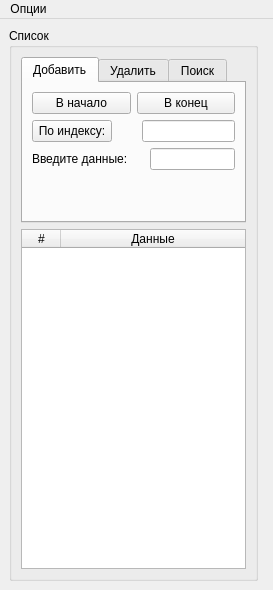
<?xml version="1.0" encoding="UTF-8"?>
<ui version="4.0">
 <class>MainWindow</class>
 <widget class="QMainWindow" name="MainWindow">
  <property name="geometry">
   <rect>
    <x>0</x>
    <y>0</y>
    <width>273</width>
    <height>590</height>
   </rect>
  </property>
  <property name="windowTitle">
   <string>MainWindow</string>
  </property>
  <widget class="QWidget" name="centralwidget">
   <layout class="QHBoxLayout" name="horizontalLayout">
    <item>
     <widget class="QGroupBox" name="groupBox">
      <property name="enabled">
       <bool>true</bool>
      </property>
      <property name="sizePolicy">
       <sizepolicy hsizetype="Preferred" vsizetype="Preferred">
        <horstretch>0</horstretch>
        <verstretch>0</verstretch>
       </sizepolicy>
      </property>
      <property name="minimumSize">
       <size>
        <width>0</width>
        <height>0</height>
       </size>
      </property>
      <property name="maximumSize">
       <size>
        <width>250</width>
        <height>16777215</height>
       </size>
      </property>
      <property name="title">
       <string>Список</string>
      </property>
      <layout class="QVBoxLayout" name="verticalLayout">
       <item>
        <widget class="QTabWidget" name="tabWidget">
         <property name="sizePolicy">
          <sizepolicy hsizetype="Preferred" vsizetype="Preferred">
           <horstretch>0</horstretch>
           <verstretch>0</verstretch>
          </sizepolicy>
         </property>
         <property name="minimumSize">
          <size>
           <width>0</width>
           <height>0</height>
          </size>
         </property>
         <property name="maximumSize">
          <size>
           <width>16777215</width>
           <height>180</height>
          </size>
         </property>
         <property name="currentIndex">
          <number>0</number>
         </property>
         <property name="usesScrollButtons">
          <bool>true</bool>
         </property>
         <property name="documentMode">
          <bool>false</bool>
         </property>
         <property name="tabBarAutoHide">
          <bool>true</bool>
         </property>
         <widget class="QWidget" name="tabInsert">
          <attribute name="title">
           <string>Добавить</string>
          </attribute>
          <layout class="QVBoxLayout" name="verticalLayout_2">
           <item>
            <layout class="QHBoxLayout" name="horizontalLayout_5">
             <item>
              <widget class="QPushButton" name="insertBegin">
               <property name="text">
                <string>В начало</string>
               </property>
              </widget>
             </item>
             <item>
              <widget class="QPushButton" name="insertEnd">
               <property name="text">
                <string>В конец</string>
               </property>
              </widget>
             </item>
            </layout>
           </item>
           <item>
            <layout class="QHBoxLayout" name="horizontalLayout_2">
             <item>
              <widget class="QPushButton" name="insertIndex">
               <property name="text">
                <string>По индексу:</string>
               </property>
              </widget>
             </item>
             <item>
              <spacer name="horizontalSpacer_4">
               <property name="orientation">
                <enum>Qt::Horizontal</enum>
               </property>
               <property name="sizeHint" stdset="0">
                <size>
                 <width>40</width>
                 <height>20</height>
                </size>
               </property>
              </spacer>
             </item>
             <item>
              <widget class="QLineEdit" name="editInsertIndex"/>
             </item>
            </layout>
           </item>
           <item>
            <layout class="QHBoxLayout" name="horizontalLayout_4">
             <item>
              <widget class="QLabel" name="label">
               <property name="text">
                <string>Введите данные:</string>
               </property>
              </widget>
             </item>
             <item>
              <spacer name="horizontalSpacer_2">
               <property name="orientation">
                <enum>Qt::Horizontal</enum>
               </property>
               <property name="sizeHint" stdset="0">
                <size>
                 <width>40</width>
                 <height>20</height>
                </size>
               </property>
              </spacer>
             </item>
             <item>
              <widget class="QLineEdit" name="editInsertValue">
               <property name="inputMask">
                <string/>
               </property>
               <property name="text">
                <string/>
               </property>
              </widget>
             </item>
            </layout>
           </item>
           <item>
            <spacer name="verticalSpacer_2">
             <property name="orientation">
              <enum>Qt::Vertical</enum>
             </property>
             <property name="sizeHint" stdset="0">
              <size>
               <width>20</width>
               <height>40</height>
              </size>
             </property>
            </spacer>
           </item>
          </layout>
         </widget>
         <widget class="QWidget" name="tabRemove">
          <attribute name="title">
           <string>Удалить</string>
          </attribute>
          <layout class="QVBoxLayout" name="verticalLayout_3">
           <item>
            <layout class="QHBoxLayout" name="horizontalLayout_6">
             <item>
              <widget class="QPushButton" name="removeBegin">
               <property name="text">
                <string>Первый</string>
               </property>
              </widget>
             </item>
             <item>
              <widget class="QPushButton" name="removeEnd">
               <property name="text">
                <string>Последний</string>
               </property>
              </widget>
             </item>
            </layout>
           </item>
           <item>
            <layout class="QHBoxLayout" name="horizontalLayout_3">
             <item>
              <widget class="QPushButton" name="removeIndex">
               <property name="text">
                <string>По индексу:</string>
               </property>
              </widget>
             </item>
             <item>
              <spacer name="horizontalSpacer_3">
               <property name="orientation">
                <enum>Qt::Horizontal</enum>
               </property>
               <property name="sizeHint" stdset="0">
                <size>
                 <width>40</width>
                 <height>20</height>
                </size>
               </property>
              </spacer>
             </item>
             <item>
              <widget class="QLineEdit" name="editRemoveIndex"/>
             </item>
            </layout>
           </item>
           <item>
            <widget class="QPushButton" name="clearContainer">
             <property name="text">
              <string>Очистить контейнер</string>
             </property>
            </widget>
           </item>
           <item>
            <spacer name="verticalSpacer">
             <property name="orientation">
              <enum>Qt::Vertical</enum>
             </property>
             <property name="sizeHint" stdset="0">
              <size>
               <width>20</width>
               <height>40</height>
              </size>
             </property>
            </spacer>
           </item>
          </layout>
         </widget>
         <widget class="QWidget" name="tabSearch">
          <attribute name="title">
           <string>Поиск</string>
          </attribute>
          <layout class="QVBoxLayout" name="verticalLayout_4">
           <item>
            <layout class="QHBoxLayout" name="horizontalLayout_8">
             <item>
              <widget class="QPushButton" name="searchValue">
               <property name="text">
                <string>По значению:</string>
               </property>
              </widget>
             </item>
             <item>
              <spacer name="horizontalSpacer_7">
               <property name="orientation">
                <enum>Qt::Horizontal</enum>
               </property>
               <property name="sizeHint" stdset="0">
                <size>
                 <width>40</width>
                 <height>20</height>
                </size>
               </property>
              </spacer>
             </item>
             <item>
              <widget class="QLineEdit" name="editSearchValue"/>
             </item>
            </layout>
           </item>
           <item>
            <widget class="QLabel" name="searchResult">
             <property name="text">
              <string>Элемент не найден.</string>
             </property>
             <property name="alignment">
              <set>Qt::AlignRight|Qt::AlignTrailing|Qt::AlignVCenter</set>
             </property>
            </widget>
           </item>
           <item>
            <spacer name="verticalSpacer_3">
             <property name="orientation">
              <enum>Qt::Vertical</enum>
             </property>
             <property name="sizeHint" stdset="0">
              <size>
               <width>20</width>
               <height>40</height>
              </size>
             </property>
            </spacer>
           </item>
          </layout>
         </widget>
        </widget>
       </item>
       <item>
        <widget class="QTableWidget" name="table">
         <property name="minimumSize">
          <size>
           <width>210</width>
           <height>0</height>
          </size>
         </property>
         <property name="autoScroll">
          <bool>false</bool>
         </property>
         <property name="editTriggers">
          <set>QAbstractItemView::NoEditTriggers</set>
         </property>
         <property name="showDropIndicator" stdset="0">
          <bool>false</bool>
         </property>
         <property name="dragDropOverwriteMode">
          <bool>false</bool>
         </property>
         <property name="selectionMode">
          <enum>QAbstractItemView::NoSelection</enum>
         </property>
         <property name="wordWrap">
          <bool>false</bool>
         </property>
         <property name="columnCount">
          <number>2</number>
         </property>
         <attribute name="horizontalHeaderVisible">
          <bool>true</bool>
         </attribute>
         <attribute name="horizontalHeaderDefaultSectionSize">
          <number>39</number>
         </attribute>
         <attribute name="horizontalHeaderStretchLastSection">
          <bool>true</bool>
         </attribute>
         <attribute name="verticalHeaderVisible">
          <bool>false</bool>
         </attribute>
         <column>
          <property name="text">
           <string>#</string>
          </property>
         </column>
         <column>
          <property name="text">
           <string>Данные</string>
          </property>
         </column>
        </widget>
       </item>
      </layout>
     </widget>
    </item>
    <item>
     <widget class="CatHelper" name="catHelper" native="true">
      <property name="sizePolicy">
       <sizepolicy hsizetype="Expanding" vsizetype="Expanding">
        <horstretch>0</horstretch>
        <verstretch>0</verstretch>
       </sizepolicy>
      </property>
     </widget>
    </item>
   </layout>
  </widget>
  <widget class="QMenuBar" name="menuBar">
   <property name="geometry">
    <rect>
     <x>0</x>
     <y>0</y>
     <width>273</width>
     <height>21</height>
    </rect>
   </property>
   <widget class="QMenu" name="menu">
    <property name="title">
     <string>Опции</string>
    </property>
    <widget class="QMenu" name="chooseContainerAction">
     <property name="title">
      <string>Выбрать контейнер</string>
     </property>
     <addaction name="chooseStack"/>
     <addaction name="chooseList"/>
    </widget>
    <addaction name="chooseContainerAction"/>
    <addaction name="helpRequest"/>
   </widget>
   <addaction name="menu"/>
  </widget>
  <action name="chooseStack">
   <property name="checkable">
    <bool>true</bool>
   </property>
   <property name="checked">
    <bool>true</bool>
   </property>
   <property name="text">
    <string>Стек</string>
   </property>
  </action>
  <action name="chooseList">
   <property name="checkable">
    <bool>true</bool>
   </property>
   <property name="text">
    <string>Список</string>
   </property>
  </action>
  <action name="helpRequest">
   <property name="text">
    <string>Помощь от Жорика</string>
   </property>
  </action>
 </widget>
 <customwidgets>
  <customwidget>
   <class>CatHelper</class>
   <extends>QWidget</extends>
   <header>CatHelper.h</header>
   <container>1</container>
  </customwidget>
 </customwidgets>
 <resources/>
 <connections/>
</ui>
